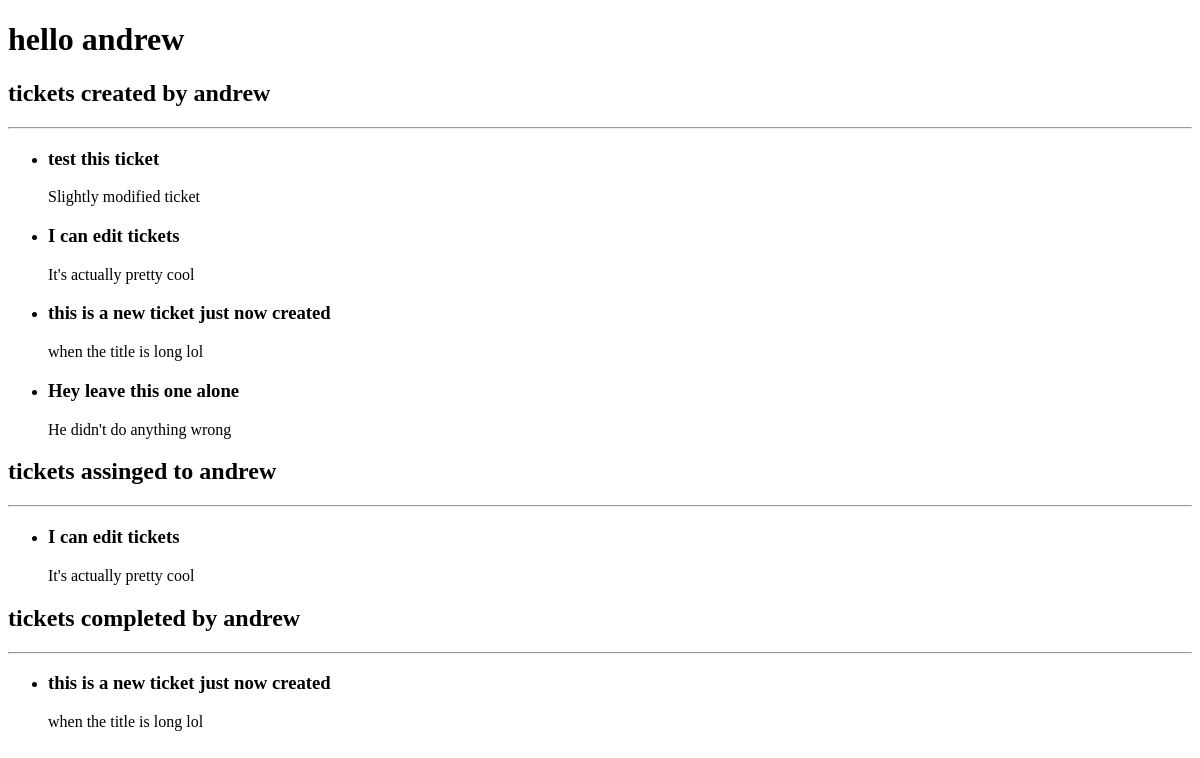
Page /userdetails/ (signed in) on the earlier database version.
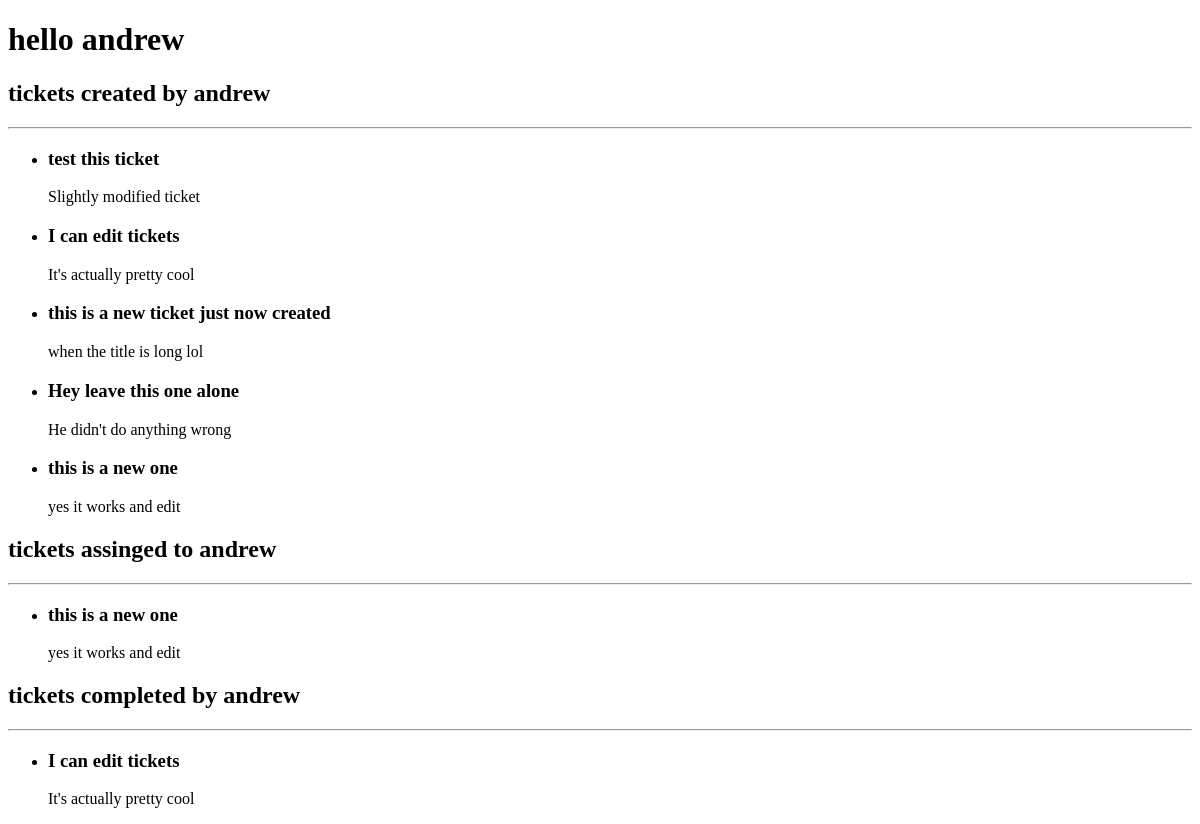
Same page on the later database version.
### BugTrackApp/models.py (models this page shows)
class bug_ticket(models.Model):
    title = models.CharField(max_length = 80)
    description = models.TextField()
    status_choices = [
        ('New', 'New'),
        ('In Progress', 'In Progress'),
        ('Done', 'Done'),
        ('Invalid', 'Invalid'),
    ]
    status = models.CharField(choices = status_choices, default='New', max_length=11)
    created_by = models.ForeignKey(custom_user, on_delete=models.DO_NOTHING)
    date = models.DateTimeField(default = datetime.now)
    assigned = models.CharField(default = None, blank = False, null = True, max_length = 30)
    completed_by = models.CharField(default = None, blank = False, null = True, max_length = 30)

### BugTrackApp/views.py (the view)
# urls.py: path('userdetails/', views.user_details)
@login_required
def user_details(request):
    tickets = bug_ticket.objects.all()
    return render(request, 'user_details.html', {'tickets': tickets})

### BugTrackApp/models.py (called while the page is built)
    def __str__(self):
        return self.username

### BugTrackApp/templates/user_details.html (shortened to what this page needs)
<!DOCTYPE html>
<html lang="en">
<head>
</head>
<body>
    <h1>
        hello {{request.user.username}}
    </h1>
    <h2>
        tickets created by {{request.user}}
    </h2>
    <hr>
    <ul>
        {% for ticket in tickets %}
            {% if ticket.created_by == request.user %}
        <li>
            <h3>
                {{ticket.title}}
            </h3>
            <p>
                {{ticket.description}}
            </p>
        </li>
            {% endif %}
        {% endfor%}
    </ul>
    <h2>
        tickets assinged to {{request.user}}
    </h2>
    <hr>
    <ul>
        {% for ticket in tickets %}
            {% if ticket.assigned == request.user.username %}
            <li>
                <h3>
                    {{ticket.title}}
                </h3>
                <p>
                    {{ticket.description}}
                </p>
            </li>
            {% endif %}
        {% endfor%}
    </ul>
    <h2>
        tickets completed by {{request.user}}
    </h2>
    <hr>
    <ul>
        {% for ticket in tickets %}
            {% if ticket.completed_by == request.user.username %}
            <li>
                <h3>
                    {{ticket.title}}
                </h3>
                <p>
                    {{ticket.description}}
                </p>
            </li>
            {% endif %}
        {% endfor%}
    </ul>
</body>
</html>

Differences in the rows shown:
no longer on one of the page's lists (row edited): bug_ticket: title "this is a new ticket just now created", description "when the title is long lol"
changed bug_ticket "I can edit tickets": moves from the list under "tickets assinged to andrew" to the list under "tickets completed by andrew"
added bug_ticket: title "this is a new one", description "yes it works and edit"
